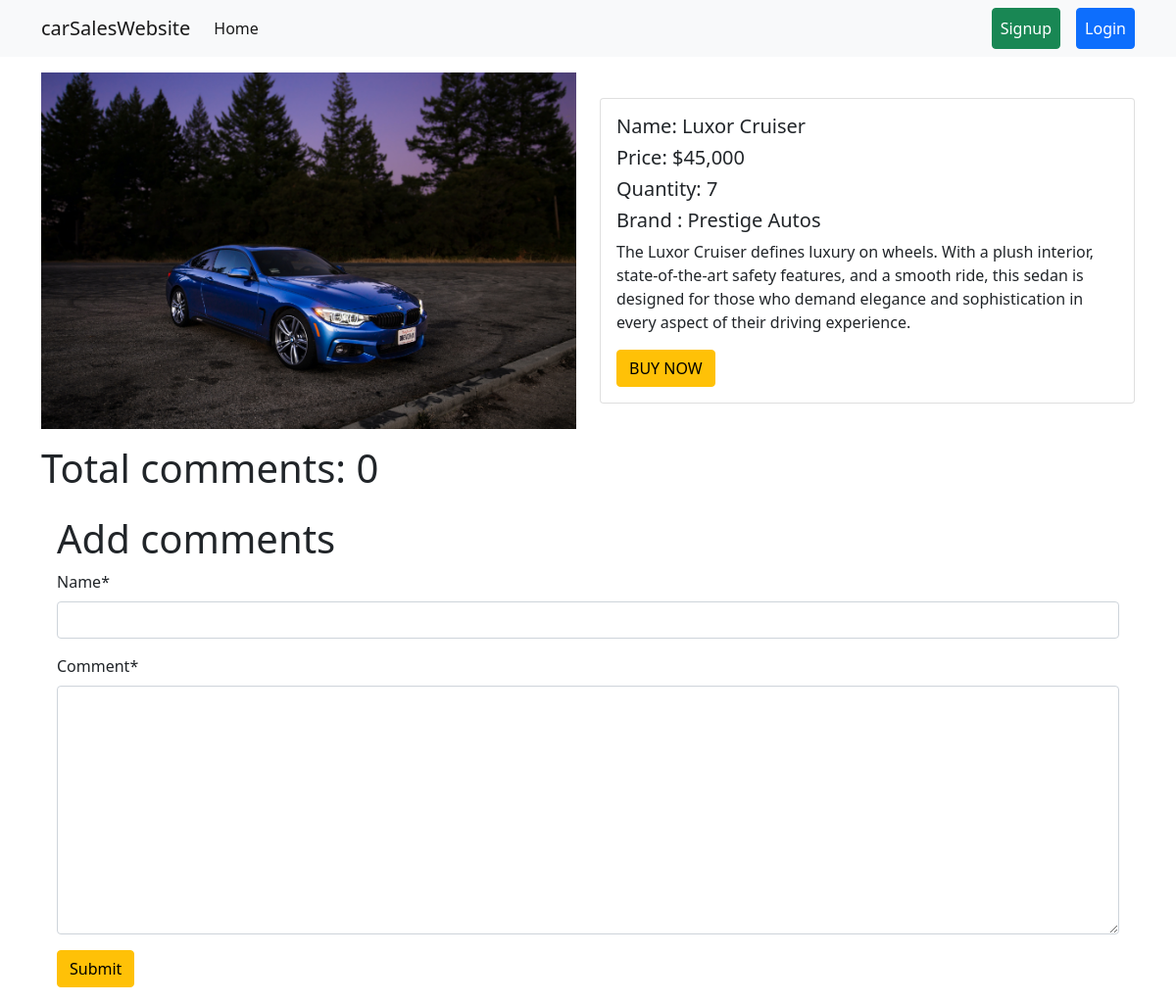
The page /car/detail/3 on the database its author committed.
### car/models.py (models this page shows, shortened)
class CarModel(models.Model):
    name= models.CharField(max_length=55)
    description = models.TextField()
    price =models.CharField(max_length=55)
    brand = models.ForeignKey(BrandModel, on_delete=models.CASCADE)
    quantity = models.PositiveBigIntegerField(default=10)
    image = models.ImageField(upload_to='car/media/uploads/')

### brand/models.py (models this page shows, shortened)
class BrandModel(models.Model):
    name = models.CharField(max_length=100)

### car/views.py (the view, shortened to what this page needs)
# urls.py: path('detail/<int:id>', views.CarDetailView.as_view(), name='car_details'),
class CarDetailView(DetailView):
    model = models.CarModel
    pk_url_kwarg = 'id'
    template_name = 'car_details.html'
    def get_context_data(self, **kwargs):
        context = super().get_context_data(**kwargs)
        car =self.object
        comments = car.comments.all()
        comment_form = forms.CommentForm()
        cars = models.CarModel.objects.all()
        context['cars'] = cars
        context['comments'] = comments
        context['comment_form'] = comment_form
        return context

### car/forms.py
class CommentForm(forms.ModelForm):
    class Meta:
        model = Comment
        fields = ['name','comment']

### car/templates/car_details.html (shortened to what this page needs)
{% extends "base.html" %}
{% load static %}
{% load crispy_forms_tags %}
{% block content %}
<div class="container py-3">
  <div class="row">
    <div class="col-6">
      <img src="{{object.image.url}}" class="img-fluid" alt="{{object.name }}" />
    </div>
    <div class="col-6 d-flex align-items-center">
      <div class="card w-100">
        <div class="card-body">
          <h5 class="card-title"> Name: {{object.name}}</h5>
          <h5 class="card-title"> Price: ${{object.price}} </h5>
          <h5 class="card-title"> Quantity: {{object.quantity}}</h5>
          <h5 class="card-title">Brand : {{object.brand.name}}</h5>
          <p class="card-text">{{object.description}}</p>
          <a href="{%url 'buy_now' object.id%}" class="btn btn-warning {% if object.quantity == 0 %} disabled{% endif %}">BUY NOW</a>
        </div>
      </div>
    </div>
  </div>
</div>
<div class="container">
  <h1>Total comments: {{comments|length}}</h1>
  <div class="card-body">
    <form action="" method="post">
      <h1>Add comments</h1>
      {{comment_form|crispy}}
      <button class="btn btn-warning">Submit</button>
    </form>
  </div>
</div>
{% endblock content %}

### rows shown on the page
CarModel: image (picture), name "Luxor Cruiser", price "45,000", quantity "7", brand.name "Prestige Autos", description "The Luxor Cruiser defines luxury on wheels. With a plush interior, state-of-the-art safety features, and a smooth ride, this sedan is designed for those who demand elegance and sophistication in every aspect of their driving experience."

### other values the page prints
{{ comments|length }} "0"
